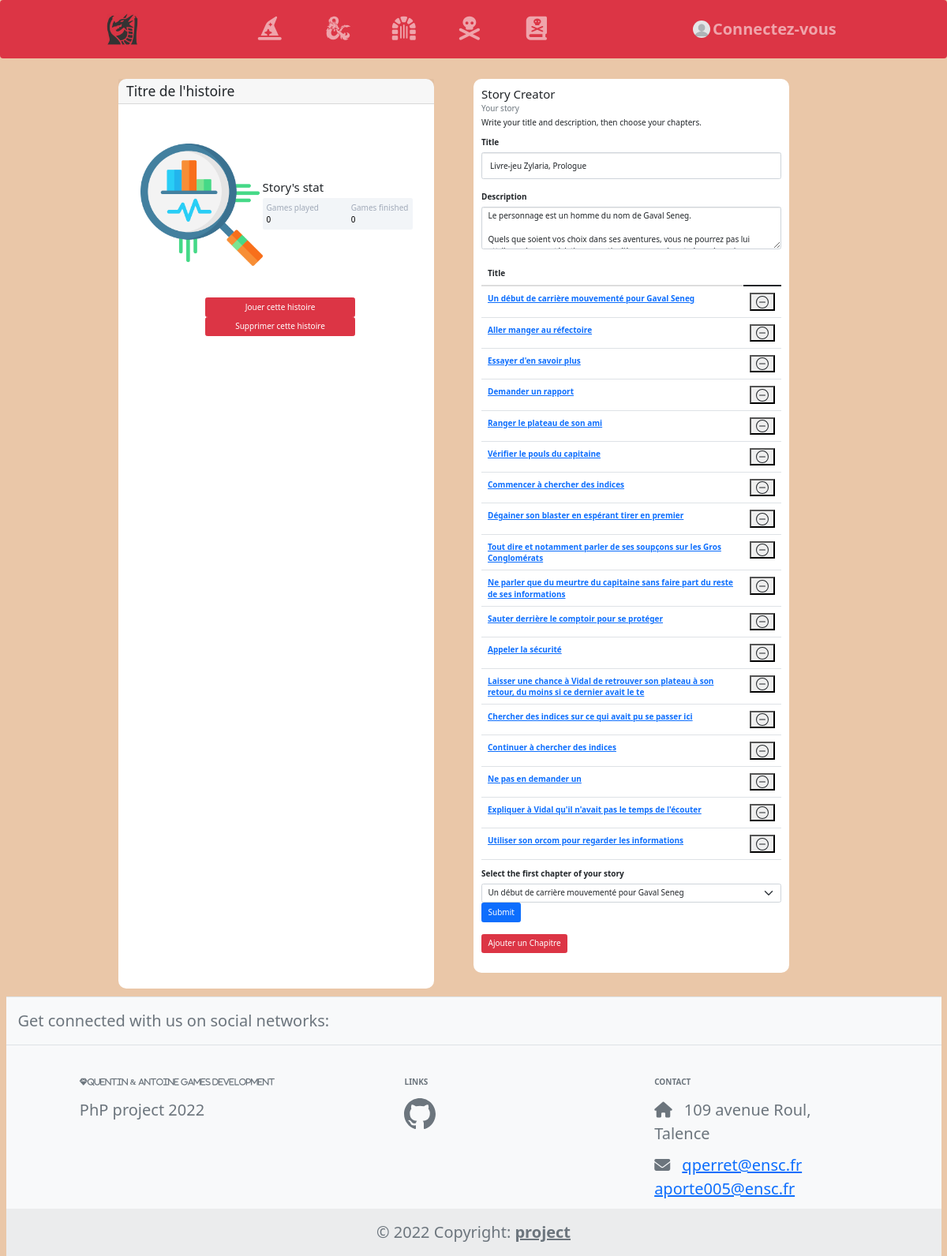
The page /storyCreation.php?stoId=1 on the database as committed earlier.
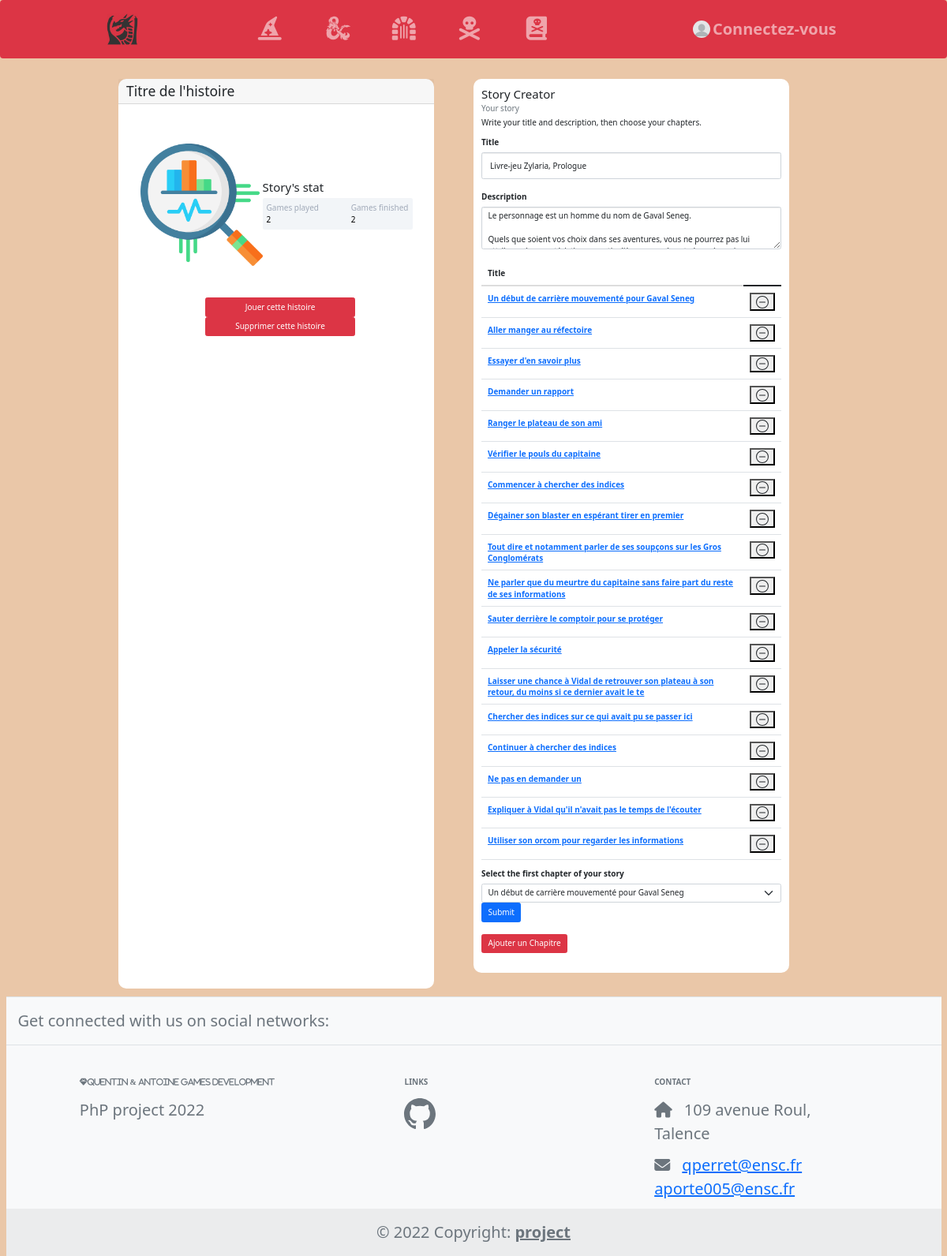
The same page on the database as committed later.
### tables this page shows
create table story(
    sto_id integer not null primary key auto_increment,
    sto_title varchar(100) not null,
    sto_description varchar(2000),
    sto_writer varchar(150) not null,
    sto_first_ch_id integer,
    sto_played integer not null,
    sto_finished integer not null
);

create table chapter(
    ch_id integer not null primary key auto_increment,
    ch_story_id integer not null, 
    ch_title varchar(100) not null,
    ch_story varchar(2000),
    end_sto boolean
);

### includes/functions.php (called while the page is built, shortened)
<?php
function getDb() {
    $server = "localhost";
    $username = "mystory_user";
    $password = "secret";
    $db = "mystory";
    return new PDO("mysql:host=$server;dbname=$db;charset=utf8", "$username", "$password");
}
function isUserConnected() {
    return isset($_SESSION['login']);
}
function getStory($id_story){
    $stmt = getDb() -> prepare('SELECT * FROM story WHERE sto_id = :id');
    $stmt -> execute(array(
        'id' => $id_story
    ));
    $ligne = $stmt->fetch();
    return $ligne;
}
function getAllChapter($id_story){
    $request = 'SELECT * FROM chapter WHERE ch_story_id = ?';
    $response = getDb() -> prepare($request);
    $response -> execute(array($id_story));
    return $response -> fetchAll();
}

### storyCreation.php (the view, shortened to what this page needs)
<?php session_start();
require_once "includes/functions.php";
$story = getStory($_GET['stoId']);?>
<!doctype html>
<html>
<?php require_once "includes/head.php"; ?>
<body>
    <div class="container-fluid ">
        <?php require_once "includes/header.php";?>
            <div class="container d-flex justify-content-center" style="margin-top: 100px;">
                <div class="card mb-3" style="margin-right: 50px;">
                <h3 class="card-header">Titre de l'histoire</h3>
                <div class="card-body">
                <div class="container mt-5 d-flex justify-content-center" id="statistics" style="margin-bottom: 30px;">
                    <div class="card p-3">
                            <div class="d-flex align-items-center">
                                <div class="image"> <img src="Images/statistics.png" class="rounded" width="155"> </div>
                                <div class="ml-3 w-100">
                                    <h4 class="mb-0 mt-0">Story's stat</h4> <span></span>
                                    <div class="p-2 mt-2 bg-primary d-flex justify-content-between rounded text-white stats">
                                        <div class="d-flex flex-column"> <span class="articles">Games played</span> <span class="number1"><?=$story['sto_played']?></span> </div>
                                        <div class="d-flex flex-column"> <span class="followers">Games finished</span> <span class="number2"><?=$story['sto_finished']?></span> </div>
                                    </div>
                                </div>
                            </div>
                        </div>
                    </div>
                    <a href="includes/newGame.php?idCh=<?=$story['sto_first_ch_id']?>"><button class="btn btn-danger w-50" style="margin-left: 100px" >Jouer cette histoire</button></a>
                    <a href="includes/delStory.php?idSto=<?=$story['sto_id']?>"><button class="btn btn-danger w-50" style="margin-left: 100px;">Supprimer cette histoire</button></a>
                </div>
                </div>
                <div class="card mb-5"style="margin-right: 50px;"   >
                <div class="card-body">
                    <h4 class="card-title">Story Creator</h4>
                    <h6 class="card-subtitle mb-2 text-muted">Your story</h6>
                    <p class="card-text">Write your title and description, then choose your chapters.</p>
                        <form method="post">
                        <div class="form-group">
                            <label  for="exampleFormControlInput1">Title</label>
                            <input type="text" name="title"class="form-control" id="exampleFormControlInput1" placeholder="MyStory" value="<?php echo($story['sto_title']);?>">
                        </div>
                        <div class="form-group">
                            <label for="exampleFormControlTextarea1">Description</label>
                            <textarea class="form-control" id="exampleFormControlTextarea1" name="description"rows="3"><?php echo($story['sto_description']);?></textarea>
                        </div>
                        <table class="table">
                        <thead>
                                <tr>
                                <th scope="col">Title</th>
                                </tr>
                            </thead>
                            <tbody>
                        <?php $tab=getAllChapter($_GET['stoId']);
                        foreach($tab as $key=>$ligne){?>
                            <tr>
                                <th scope="row"><a href ="chapterCreation.php?idCh=<?php echo($ligne['ch_id']);?>"><?php echo($ligne['ch_title'])?></a></th>
                                <td><button type="submit" formaction="includes/delCh.php?id=<?php echo($ligne['ch_id']);?>">
                                        <svg xmlns="http://www.w3.org/2000/svg" width="16" height="16" fill="currentColor" class="bi bi-dash-circle" viewBox="0 0 16 16">
                                                <path d="M8 15A7 7 0 1 1 8 1a7 7 0 0 1 0 14zm0 1A8 8 0 1 0 8 0a8 8 0 0 0 0 16z"/>
                                                <path d="M4 8a.5.5 0 0 1 .5-.5h7a.5.5 0 0 1 0 1h-7A.5.5 0 0 1 4 8z"/>
                                        </svg>
                                        </button>
                                </td>
                            </tr>
                        <?php } ?>
                        </tbody>
                        </table>
                        <label for='firstCh'>Select the first chapter of your story</label>
                            <select id="select" name='firstCh' class="form-select">
                                    <?php
                                    foreach($tab as $key=>$ligne){ ?>
                                            <option value='<?=$ligne['ch_id']?>'
                                                    <?php if($ligne['ch_id'] == $story['sto_first_ch_id'])
                                                        { echo('selected');}?> >
                                                        <?=$ligne['ch_title']?>
                                            </option>
                                <?php } ?>
                                </select>
                            <div class="form-group" style="width:100px;" >
                                <button type="submit" class="btn btn-primary" formaction="includes/editStory.php?stoId=<?php echo($story['sto_id']);?>">Submit</button>
                            </div>
                            <div class="form-group" style="width:100px;" >
                                <button type="submit" class="btn btn-danger" formaction="includes/addCh.php?stoId=<?php echo($story['sto_id']);?>">Ajouter un Chapitre</a>
                            </div>
                        </form>
                </div>
                </div>
            </div>
        <?php require_once "includes/footer.php"; ?>
    </div>
    <?php require_once "includes/functions.php"; ?>
</body>
</html>

### includes/head.php (shortened to what this page needs)
<head>
    <link href="lib/bootstrap/css/bootstrap.min.css" rel="stylesheet">
    <link href="https://cdn.jsdelivr.net/npm/bootstrap@5.1.3/dist/css/bootstrap.min.css" rel="stylesheet">
    <link href="css/style.css" rel="stylesheet">
</head>

### includes/header.php (shortened to what this page needs)
<?php require_once "includes/functions.php"; ?>
  <nav class="navbar navbar-expand-lg fixed-top navbar-dark bg-danger">
    <div class="container-fluid justify-content-between">
      <div class="d-flex my-2 my-sm-0">
        <a class="navbar-brand me-2 mb-1 d-flex align-items-center" href="index.php">
          <img src="Images/dragon2.jpg" height="40" alt="" loading="lazy"
            style="margin-top: 2px" />
        </a>
      </div>
      <ul class="navbar-nav flex-row d-none d-md-flex">
      <li class="nav-item dropdown" >
        <a class="nav-link" role="button" data-bs-toggle="dropdown" aria-expanded="false" href="#">
          <span><i class="fa-solid fa-hat-wizard fa-3x" style="width: 75px;"></i></span>
        </a>
            <li><a class="dropdown-item" href="stories.php?chId=<?=getStory(1)["sto_first_ch_id"]?>">Débuter l'histoire</a></li>
      <li class="nav-item dropdown">
        <a class="nav-link" role="button" data-bs-toggle="dropdown" aria-expanded="false" href="#">
          <span><i class="fa-brands fa-d-and-d fa-3x" style="width: 75px;"></i></span>
        </a>
      </li>
      <li class="nav-item dropdown">
        <a class="nav-link" role="button" data-bs-toggle="dropdown" aria-expanded="false" href="#">
          <span><i class="fa-solid fa-dungeon fa-3x" style="width: 75px;"></i></span>
        </a>
      </li>
      <li class="nav-item dropdown">
        <a class="nav-link" role="button" data-bs-toggle="dropdown" aria-expanded="false" href="#">
          <span><i class="fa-solid fa-skull-crossbones fa-3x" style="width: 75px;"></i></i></span>
        </a>
      </li>
      <li class="nav-item dropdown">
        <a class="nav-link" role="button" data-bs-toggle="dropdown" aria-expanded="false" href="#">
          <span><i class="fa-solid fa-book-skull fa-3x" style="width: 75px;"></i></span>
        </a>
      </li>
    </ul>
      <?php if(isUserConnected()){ ?>
      <ul class="navbar-nav flex-row" style="font-size: 20px">
        <li class="nav-item dropdown">
          <a class="nav-link d-sm-flex align-items-sm-center" role="button" aria-expanded="false" href="profile.php">
            <img src="Images/pp.png" class="rounded-circle" height="22" alt="profile" loading="lazy" />
            <strong class="d-none d-sm-block ms-1" ><?php echo($_SESSION['login']); ?></strong>
          </a>
      <li class="nav-item dropdown">
            <a class="nav-link dropdown-toggle" href="#" id="navbarDarkDropdownMenuLink" role="button" data-bs-toggle="dropdown" aria-expanded="false">
              Actions
            </a>
            <ul class="dropdown-menu dropdown-menu-dark" aria-labelledby="navbarDarkDropdownMenuLink">
              <li><a class="dropdown-item" href="includes/logout.php">Logout</a></li>
              <?php $user = getUser($_SESSION['login']);
                if($user['usr_admin']==1){ ?>
                <li><a class="dropdown-item" href="includes/addStory.php">Create a new strory</a></li>
              <?php } ?>
            </ul>
          </li>
      </ul>
      <?php } else{ ?>
      <ul class="navbar-nav flex-row" style="font-size: 20px">
      <li class="nav-item dropdown">
        <a class="nav-link d-sm-flex align-items-sm-center" role="button" data-bs-toggle="dropdown" aria-expanded="false" href="#">
          <img src="Images/pp.png" class="rounded-circle" height="22" alt="" loading="lazy" />
          <strong class="d-none d-sm-block ms-1">Connectez-vous</strong>
        </a>
      </li>
    </ul>
      <?php } ?>
    </div>
  </nav>

### includes/footer.php (shortened to what this page needs)
<footer class="text-center text-lg-start bg-light text-muted border-top" style="font-size: 20px">
  <section
    class="d-flex justify-content-center justify-content-lg-between p-4 border-bottom"
  >
    <div class="me-5 d-none d-lg-block">
      <span>Get connected with us on social networks:</span>
    </div>
  </section>
  <section class="">
    <div class="container text-center text-md-start mt-5">
      <div class="row mt-3">
        <div class="col-md-3 col-lg-4 col-xl-3 mx-auto mb-4">
          <h6 class="text-uppercase fw-bold mb-4">
            <i class="fa fa-gem me-3">Quentin & Antoine Games development</i>
          </h6>
          <p>
            PhP project 2022
          </p>
        </div>
        <div class="col-md-2 col-lg-2 col-xl-2 mx-auto mb-4">
          <h6 class="text-uppercase fw-bold mb-4">
            Links
          </h6>
          <p>
            <a href="https://github.com/QuentinPerret" class="text-reset"></a >
          </p>
        </div>
        <div class="col-md-4 col-lg-3 col-xl-3 mx-auto mb-md-0 mb-4">
          <h6 class="text-uppercase fw-bold mb-4">
            Contact
          </h6>
          <p><i class="fa fa-home me-3"></i> 109 avenue Roul, Talence</p>
          <p>
            <i class="fa fa-envelope me-3"></i>
            <a href="mailto:qperret@ensc.fr">qperret@ensc.fr</a>
            <a href="mailto:aporte005@ensc.fr">aporte005@ensc.fr</a>
          </p>
        </div>
      </div>
    </div>
  </section>
  <div class="text-center p-4" style="background-color: rgba(0, 0, 0, 0.05);">
    © 2022 Copyright:
    <a class="text-reset fw-bold" href="https://github.com/QuentinPerret/WebProject">project</a>
  </div>
</footer>

### css/style.css (style rules this page uses)
body { background-color: #eac7a8; }
.card { width: 400px; border: none; border-radius: 10px; background-color: #fff }
.stats { background: #f2f5f8 !important; color: #000 !important }
.articles { font-size: 10px; color: #a1aab9 }
.number1 { font-weight: 500 }
.followers { font-size: 10px; color: #a1aab9 }
.number2 { font-weight: 500 }

Rows that differ between the two databases and show on the page:
changed story "Livre-jeu Zylaria, Prologue": sto_played "0" → "2"; sto_finished "0" → "2"
